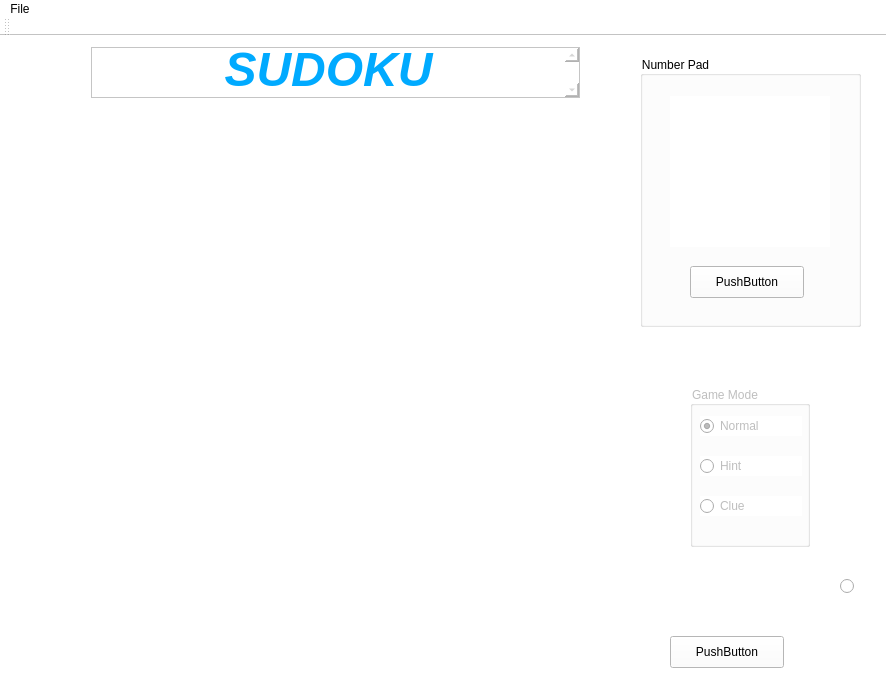
<?xml version="1.0" encoding="UTF-8"?>
<ui version="4.0">
 <class>Sudoku</class>
 <widget class="QMainWindow" name="Sudoku">
  <property name="geometry">
   <rect>
    <x>0</x>
    <y>0</y>
    <width>886</width>
    <height>694</height>
   </rect>
  </property>
  <property name="windowTitle">
   <string>Sudoku</string>
  </property>
  <property name="styleSheet">
   <string notr="true">background-color:white;</string>
  </property>
  <widget class="QWidget" name="centralWidget">
   <widget class="QWidget" name="gridLayoutWidget">
    <property name="geometry">
     <rect>
      <x>80</x>
      <y>80</y>
      <width>511</width>
      <height>461</height>
     </rect>
    </property>
    <layout class="QGridLayout" name="gridLayout"/>
   </widget>
   <widget class="QRadioButton" name="radioButton">
    <property name="enabled">
     <bool>false</bool>
    </property>
    <property name="geometry">
     <rect>
      <x>840</x>
      <y>540</y>
      <width>21</width>
      <height>20</height>
     </rect>
    </property>
    <property name="text">
     <string/>
    </property>
   </widget>
   <widget class="QPushButton" name="pushButton">
    <property name="geometry">
     <rect>
      <x>670</x>
      <y>600</y>
      <width>114</width>
      <height>32</height>
     </rect>
    </property>
    <property name="text">
     <string>PushButton</string>
    </property>
   </widget>
   <widget class="QWidget" name="verticalLayoutWidget">
    <property name="geometry">
     <rect>
      <x>80</x>
      <y>550</y>
      <width>511</width>
      <height>81</height>
     </rect>
    </property>
    <layout class="QVBoxLayout" name="verticalLayout"/>
   </widget>
   <widget class="QGroupBox" name="groupBox">
    <property name="geometry">
     <rect>
      <x>640</x>
      <y>20</y>
      <width>221</width>
      <height>271</height>
     </rect>
    </property>
    <property name="title">
     <string>Number Pad</string>
    </property>
    <widget class="QWidget" name="gridLayoutWidget_2">
     <property name="geometry">
      <rect>
       <x>30</x>
       <y>40</y>
       <width>160</width>
       <height>151</height>
      </rect>
     </property>
     <layout class="QGridLayout" name="numberPad"/>
    </widget>
    <widget class="QPushButton" name="nullButton">
     <property name="geometry">
      <rect>
       <x>50</x>
       <y>210</y>
       <width>114</width>
       <height>32</height>
      </rect>
     </property>
     <property name="text">
      <string>PushButton</string>
     </property>
    </widget>
   </widget>
   <widget class="QGroupBox" name="groupBox_2">
    <property name="enabled">
     <bool>false</bool>
    </property>
    <property name="geometry">
     <rect>
      <x>690</x>
      <y>350</y>
      <width>120</width>
      <height>161</height>
     </rect>
    </property>
    <property name="title">
     <string>Game Mode</string>
    </property>
    <widget class="QRadioButton" name="hintButton">
     <property name="geometry">
      <rect>
       <x>10</x>
       <y>70</y>
       <width>102</width>
       <height>20</height>
      </rect>
     </property>
     <property name="text">
      <string>Hint</string>
     </property>
    </widget>
    <widget class="QRadioButton" name="normalButton">
     <property name="geometry">
      <rect>
       <x>10</x>
       <y>30</y>
       <width>102</width>
       <height>20</height>
      </rect>
     </property>
     <property name="text">
      <string>Normal</string>
     </property>
     <property name="checked">
      <bool>true</bool>
     </property>
    </widget>
    <widget class="QRadioButton" name="clueButton">
     <property name="geometry">
      <rect>
       <x>10</x>
       <y>110</y>
       <width>102</width>
       <height>20</height>
      </rect>
     </property>
     <property name="text">
      <string>Clue</string>
     </property>
    </widget>
   </widget>
   <widget class="QWidget" name="gridLayoutWidget_3">
    <property name="geometry">
     <rect>
      <x>80</x>
      <y>0</y>
      <width>511</width>
      <height>73</height>
     </rect>
    </property>
    <layout class="QGridLayout" name="gridLayout_2">
     <item row="0" column="0">
      <widget class="QTextEdit" name="textEdit">
       <property name="enabled">
        <bool>false</bool>
       </property>
       <property name="html">
        <string>&lt;!DOCTYPE HTML PUBLIC &quot;-//W3C//DTD HTML 4.0//EN&quot; &quot;http://www.w3.org/TR/REC-html40/strict.dtd&quot;&gt;
&lt;html&gt;&lt;head&gt;&lt;meta name=&quot;qrichtext&quot; content=&quot;1&quot; /&gt;&lt;style type=&quot;text/css&quot;&gt;
p, li { white-space: pre-wrap; }
&lt;/style&gt;&lt;/head&gt;&lt;body style=&quot; font-family:'MS Shell Dlg 2'; font-size:8.25pt; font-weight:400; font-style:normal;&quot;&gt;
&lt;p align=&quot;center&quot; style=&quot; margin-top:0px; margin-bottom:0px; margin-left:0px; margin-right:0px; -qt-block-indent:0; text-indent:0px;&quot;&gt;&lt;span style=&quot; font-size:36pt; font-weight:600; font-style:italic; color:#00aaff;&quot;&gt;SUDOKU&lt;/span&gt;&lt;/p&gt;&lt;/body&gt;&lt;/html&gt;</string>
       </property>
      </widget>
     </item>
    </layout>
   </widget>
  </widget>
  <widget class="QMenuBar" name="menuBar">
   <property name="geometry">
    <rect>
     <x>0</x>
     <y>0</y>
     <width>886</width>
     <height>21</height>
    </rect>
   </property>
   <widget class="QMenu" name="menuFile">
    <property name="title">
     <string>File</string>
    </property>
    <addaction name="actionNew"/>
    <addaction name="actionOpen"/>
    <addaction name="actionSave"/>
    <addaction name="actionClose"/>
    <addaction name="actionQuit"/>
   </widget>
   <addaction name="menuFile"/>
  </widget>
  <widget class="QToolBar" name="mainToolBar">
   <attribute name="toolBarArea">
    <enum>TopToolBarArea</enum>
   </attribute>
   <attribute name="toolBarBreak">
    <bool>false</bool>
   </attribute>
  </widget>
  <widget class="QStatusBar" name="statusBar"/>
  <action name="actionOpen">
   <property name="text">
    <string>Open</string>
   </property>
   <property name="shortcut">
    <string>Ctrl+O</string>
   </property>
  </action>
  <action name="actionSave">
   <property name="text">
    <string>Save</string>
   </property>
   <property name="shortcut">
    <string>Ctrl+S</string>
   </property>
  </action>
  <action name="actionClose">
   <property name="text">
    <string>Close</string>
   </property>
   <property name="shortcut">
    <string>Ctrl+W</string>
   </property>
  </action>
  <action name="actionQuit">
   <property name="text">
    <string>Quit</string>
   </property>
   <property name="shortcut">
    <string>Ctrl+P</string>
   </property>
  </action>
  <action name="actionMedium">
   <property name="text">
    <string>Medium</string>
   </property>
   <property name="shortcut">
    <string>Ctrl+2</string>
   </property>
  </action>
  <action name="actionHard">
   <property name="text">
    <string>Hard</string>
   </property>
   <property name="shortcut">
    <string>Ctrl+3</string>
   </property>
  </action>
  <action name="actionEasy_2">
   <property name="text">
    <string>Easy</string>
   </property>
   <property name="shortcut">
    <string>Ctrl+1</string>
   </property>
  </action>
  <action name="actionMedium_2">
   <property name="text">
    <string>Medium</string>
   </property>
   <property name="shortcut">
    <string>Ctrl+2</string>
   </property>
  </action>
  <action name="actionHard_2">
   <property name="text">
    <string>Hard</string>
   </property>
   <property name="shortcut">
    <string>Ctrl+3</string>
   </property>
  </action>
  <action name="actionNew">
   <property name="text">
    <string>New</string>
   </property>
  </action>
 </widget>
 <layoutdefault spacing="6" margin="11"/>
 <resources/>
 <connections/>
</ui>
